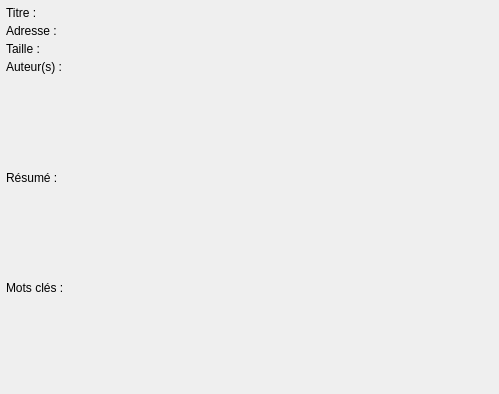
<?xml version="1.0" encoding="UTF-8"?>
<ui version="4.0">
 <class>AbulEduFileAboutV1</class>
 <widget class="QWidget" name="AbulEduFileAboutV1">
  <property name="geometry">
   <rect>
    <x>0</x>
    <y>0</y>
    <width>499</width>
    <height>394</height>
   </rect>
  </property>
  <property name="windowTitle">
   <string>Propriétés du module </string>
  </property>
  <property name="styleSheet">
   <string notr="true">font: 9pt &quot;Sans Serif&quot;;</string>
  </property>
  <layout class="QGridLayout" name="gridLayout">
   <property name="margin">
    <number>6</number>
   </property>
   <property name="spacing">
    <number>4</number>
   </property>
   <item row="0" column="0">
    <layout class="QGridLayout" name="gridLayout_2">
     <item row="1" column="0">
      <widget class="QLabel" name="lblURI">
       <property name="text">
        <string>Adresse :</string>
       </property>
      </widget>
     </item>
     <item row="2" column="0">
      <widget class="QLabel" name="lblTaille">
       <property name="text">
        <string>Taille :</string>
       </property>
      </widget>
     </item>
     <item row="5" column="1">
      <widget class="QPlainTextEdit" name="teMotsCles">
       <property name="styleSheet">
        <string notr="true">background: transparent;</string>
       </property>
       <property name="frameShape">
        <enum>QFrame::NoFrame</enum>
       </property>
       <property name="frameShadow">
        <enum>QFrame::Plain</enum>
       </property>
       <property name="lineWidth">
        <number>0</number>
       </property>
       <property name="readOnly">
        <bool>true</bool>
       </property>
       <property name="textInteractionFlags">
        <set>Qt::NoTextInteraction</set>
       </property>
      </widget>
     </item>
     <item row="5" column="0">
      <widget class="QLabel" name="lblMotsCles">
       <property name="text">
        <string>Mots clés :</string>
       </property>
       <property name="alignment">
        <set>Qt::AlignLeading|Qt::AlignLeft|Qt::AlignTop</set>
       </property>
      </widget>
     </item>
     <item row="3" column="0">
      <widget class="QLabel" name="lblAuteur">
       <property name="text">
        <string>Auteur(s) :</string>
       </property>
       <property name="alignment">
        <set>Qt::AlignLeading|Qt::AlignLeft|Qt::AlignTop</set>
       </property>
      </widget>
     </item>
     <item row="0" column="1">
      <widget class="QLabel" name="lblTitreValue">
       <property name="text">
        <string/>
       </property>
      </widget>
     </item>
     <item row="4" column="0">
      <widget class="QLabel" name="lblResume">
       <property name="text">
        <string>Résumé :</string>
       </property>
       <property name="alignment">
        <set>Qt::AlignLeading|Qt::AlignLeft|Qt::AlignTop</set>
       </property>
      </widget>
     </item>
     <item row="3" column="1">
      <widget class="QPlainTextEdit" name="teAuteurs">
       <property name="styleSheet">
        <string notr="true">background: transparent;</string>
       </property>
       <property name="frameShape">
        <enum>QFrame::NoFrame</enum>
       </property>
       <property name="frameShadow">
        <enum>QFrame::Plain</enum>
       </property>
       <property name="lineWidth">
        <number>0</number>
       </property>
       <property name="readOnly">
        <bool>true</bool>
       </property>
       <property name="textInteractionFlags">
        <set>Qt::NoTextInteraction</set>
       </property>
      </widget>
     </item>
     <item row="2" column="1">
      <widget class="QLabel" name="lblTailleValue">
       <property name="text">
        <string/>
       </property>
      </widget>
     </item>
     <item row="1" column="1">
      <widget class="QLabel" name="lblURIValue">
       <property name="text">
        <string/>
       </property>
      </widget>
     </item>
     <item row="0" column="0">
      <widget class="QLabel" name="lblTitre">
       <property name="text">
        <string>Titre :</string>
       </property>
      </widget>
     </item>
     <item row="4" column="1">
      <widget class="QPlainTextEdit" name="teResume">
       <property name="styleSheet">
        <string notr="true">background: transparent;</string>
       </property>
       <property name="frameShape">
        <enum>QFrame::NoFrame</enum>
       </property>
       <property name="frameShadow">
        <enum>QFrame::Plain</enum>
       </property>
       <property name="lineWidth">
        <number>0</number>
       </property>
       <property name="readOnly">
        <bool>true</bool>
       </property>
       <property name="textInteractionFlags">
        <set>Qt::NoTextInteraction</set>
       </property>
      </widget>
     </item>
     <item row="0" column="2" rowspan="4">
      <widget class="QLabel" name="lblIcone">
       <property name="minimumSize">
        <size>
         <width>128</width>
         <height>128</height>
        </size>
       </property>
       <property name="text">
        <string/>
       </property>
       <property name="alignment">
        <set>Qt::AlignLeading|Qt::AlignLeft|Qt::AlignTop</set>
       </property>
      </widget>
     </item>
    </layout>
   </item>
  </layout>
 </widget>
 <resources/>
 <connections/>
</ui>
